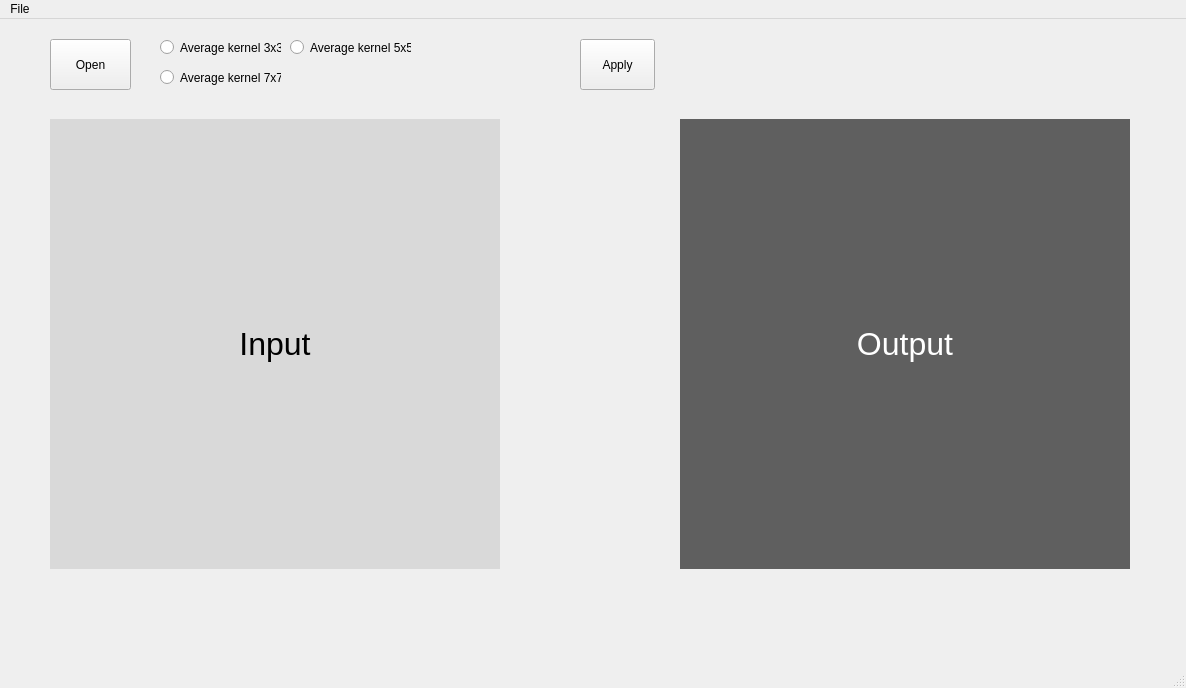
<?xml version="1.0" encoding="UTF-8"?>
<ui version="4.0">
 <class>MainWindow</class>
 <widget class="QMainWindow" name="MainWindow">
  <property name="geometry">
   <rect>
    <x>0</x>
    <y>0</y>
    <width>1186</width>
    <height>688</height>
   </rect>
  </property>
  <property name="windowTitle">
   <string>My Test Window</string>
  </property>
  <widget class="QWidget" name="centralwidget">
   <widget class="QPushButton" name="btn_open">
    <property name="geometry">
     <rect>
      <x>50</x>
      <y>20</y>
      <width>81</width>
      <height>51</height>
     </rect>
    </property>
    <property name="text">
     <string>Open</string>
    </property>
   </widget>
   <widget class="QLabel" name="lbl_input_image">
    <property name="geometry">
     <rect>
      <x>50</x>
      <y>100</y>
      <width>450</width>
      <height>450</height>
     </rect>
    </property>
    <property name="palette">
     <palette>
      <active>
       <colorrole role="WindowText">
        <brush brushstyle="SolidPattern">
         <color alpha="255">
          <red>0</red>
          <green>0</green>
          <blue>0</blue>
         </color>
        </brush>
       </colorrole>
       <colorrole role="Button">
        <brush brushstyle="SolidPattern">
         <color alpha="255">
          <red>217</red>
          <green>217</green>
          <blue>217</blue>
         </color>
        </brush>
       </colorrole>
       <colorrole role="Light">
        <brush brushstyle="SolidPattern">
         <color alpha="255">
          <red>255</red>
          <green>255</green>
          <blue>255</blue>
         </color>
        </brush>
       </colorrole>
       <colorrole role="Midlight">
        <brush brushstyle="SolidPattern">
         <color alpha="255">
          <red>236</red>
          <green>236</green>
          <blue>236</blue>
         </color>
        </brush>
       </colorrole>
       <colorrole role="Dark">
        <brush brushstyle="SolidPattern">
         <color alpha="255">
          <red>108</red>
          <green>108</green>
          <blue>108</blue>
         </color>
        </brush>
       </colorrole>
       <colorrole role="Mid">
        <brush brushstyle="SolidPattern">
         <color alpha="255">
          <red>145</red>
          <green>145</green>
          <blue>145</blue>
         </color>
        </brush>
       </colorrole>
       <colorrole role="Text">
        <brush brushstyle="SolidPattern">
         <color alpha="255">
          <red>0</red>
          <green>0</green>
          <blue>0</blue>
         </color>
        </brush>
       </colorrole>
       <colorrole role="BrightText">
        <brush brushstyle="SolidPattern">
         <color alpha="255">
          <red>255</red>
          <green>255</green>
          <blue>255</blue>
         </color>
        </brush>
       </colorrole>
       <colorrole role="ButtonText">
        <brush brushstyle="SolidPattern">
         <color alpha="255">
          <red>0</red>
          <green>0</green>
          <blue>0</blue>
         </color>
        </brush>
       </colorrole>
       <colorrole role="Base">
        <brush brushstyle="SolidPattern">
         <color alpha="255">
          <red>255</red>
          <green>255</green>
          <blue>255</blue>
         </color>
        </brush>
       </colorrole>
       <colorrole role="Window">
        <brush brushstyle="SolidPattern">
         <color alpha="255">
          <red>217</red>
          <green>217</green>
          <blue>217</blue>
         </color>
        </brush>
       </colorrole>
       <colorrole role="Shadow">
        <brush brushstyle="SolidPattern">
         <color alpha="255">
          <red>0</red>
          <green>0</green>
          <blue>0</blue>
         </color>
        </brush>
       </colorrole>
       <colorrole role="AlternateBase">
        <brush brushstyle="SolidPattern">
         <color alpha="255">
          <red>236</red>
          <green>236</green>
          <blue>236</blue>
         </color>
        </brush>
       </colorrole>
       <colorrole role="ToolTipBase">
        <brush brushstyle="SolidPattern">
         <color alpha="255">
          <red>255</red>
          <green>255</green>
          <blue>220</blue>
         </color>
        </brush>
       </colorrole>
       <colorrole role="ToolTipText">
        <brush brushstyle="SolidPattern">
         <color alpha="255">
          <red>0</red>
          <green>0</green>
          <blue>0</blue>
         </color>
        </brush>
       </colorrole>
      </active>
      <inactive>
       <colorrole role="WindowText">
        <brush brushstyle="SolidPattern">
         <color alpha="255">
          <red>0</red>
          <green>0</green>
          <blue>0</blue>
         </color>
        </brush>
       </colorrole>
       <colorrole role="Button">
        <brush brushstyle="SolidPattern">
         <color alpha="255">
          <red>217</red>
          <green>217</green>
          <blue>217</blue>
         </color>
        </brush>
       </colorrole>
       <colorrole role="Light">
        <brush brushstyle="SolidPattern">
         <color alpha="255">
          <red>255</red>
          <green>255</green>
          <blue>255</blue>
         </color>
        </brush>
       </colorrole>
       <colorrole role="Midlight">
        <brush brushstyle="SolidPattern">
         <color alpha="255">
          <red>236</red>
          <green>236</green>
          <blue>236</blue>
         </color>
        </brush>
       </colorrole>
       <colorrole role="Dark">
        <brush brushstyle="SolidPattern">
         <color alpha="255">
          <red>108</red>
          <green>108</green>
          <blue>108</blue>
         </color>
        </brush>
       </colorrole>
       <colorrole role="Mid">
        <brush brushstyle="SolidPattern">
         <color alpha="255">
          <red>145</red>
          <green>145</green>
          <blue>145</blue>
         </color>
        </brush>
       </colorrole>
       <colorrole role="Text">
        <brush brushstyle="SolidPattern">
         <color alpha="255">
          <red>0</red>
          <green>0</green>
          <blue>0</blue>
         </color>
        </brush>
       </colorrole>
       <colorrole role="BrightText">
        <brush brushstyle="SolidPattern">
         <color alpha="255">
          <red>255</red>
          <green>255</green>
          <blue>255</blue>
         </color>
        </brush>
       </colorrole>
       <colorrole role="ButtonText">
        <brush brushstyle="SolidPattern">
         <color alpha="255">
          <red>0</red>
          <green>0</green>
          <blue>0</blue>
         </color>
        </brush>
       </colorrole>
       <colorrole role="Base">
        <brush brushstyle="SolidPattern">
         <color alpha="255">
          <red>255</red>
          <green>255</green>
          <blue>255</blue>
         </color>
        </brush>
       </colorrole>
       <colorrole role="Window">
        <brush brushstyle="SolidPattern">
         <color alpha="255">
          <red>217</red>
          <green>217</green>
          <blue>217</blue>
         </color>
        </brush>
       </colorrole>
       <colorrole role="Shadow">
        <brush brushstyle="SolidPattern">
         <color alpha="255">
          <red>0</red>
          <green>0</green>
          <blue>0</blue>
         </color>
        </brush>
       </colorrole>
       <colorrole role="AlternateBase">
        <brush brushstyle="SolidPattern">
         <color alpha="255">
          <red>236</red>
          <green>236</green>
          <blue>236</blue>
         </color>
        </brush>
       </colorrole>
       <colorrole role="ToolTipBase">
        <brush brushstyle="SolidPattern">
         <color alpha="255">
          <red>255</red>
          <green>255</green>
          <blue>220</blue>
         </color>
        </brush>
       </colorrole>
       <colorrole role="ToolTipText">
        <brush brushstyle="SolidPattern">
         <color alpha="255">
          <red>0</red>
          <green>0</green>
          <blue>0</blue>
         </color>
        </brush>
       </colorrole>
      </inactive>
      <disabled>
       <colorrole role="WindowText">
        <brush brushstyle="SolidPattern">
         <color alpha="255">
          <red>108</red>
          <green>108</green>
          <blue>108</blue>
         </color>
        </brush>
       </colorrole>
       <colorrole role="Button">
        <brush brushstyle="SolidPattern">
         <color alpha="255">
          <red>217</red>
          <green>217</green>
          <blue>217</blue>
         </color>
        </brush>
       </colorrole>
       <colorrole role="Light">
        <brush brushstyle="SolidPattern">
         <color alpha="255">
          <red>255</red>
          <green>255</green>
          <blue>255</blue>
         </color>
        </brush>
       </colorrole>
       <colorrole role="Midlight">
        <brush brushstyle="SolidPattern">
         <color alpha="255">
          <red>236</red>
          <green>236</green>
          <blue>236</blue>
         </color>
        </brush>
       </colorrole>
       <colorrole role="Dark">
        <brush brushstyle="SolidPattern">
         <color alpha="255">
          <red>108</red>
          <green>108</green>
          <blue>108</blue>
         </color>
        </brush>
       </colorrole>
       <colorrole role="Mid">
        <brush brushstyle="SolidPattern">
         <color alpha="255">
          <red>145</red>
          <green>145</green>
          <blue>145</blue>
         </color>
        </brush>
       </colorrole>
       <colorrole role="Text">
        <brush brushstyle="SolidPattern">
         <color alpha="255">
          <red>108</red>
          <green>108</green>
          <blue>108</blue>
         </color>
        </brush>
       </colorrole>
       <colorrole role="BrightText">
        <brush brushstyle="SolidPattern">
         <color alpha="255">
          <red>255</red>
          <green>255</green>
          <blue>255</blue>
         </color>
        </brush>
       </colorrole>
       <colorrole role="ButtonText">
        <brush brushstyle="SolidPattern">
         <color alpha="255">
          <red>108</red>
          <green>108</green>
          <blue>108</blue>
         </color>
        </brush>
       </colorrole>
       <colorrole role="Base">
        <brush brushstyle="SolidPattern">
         <color alpha="255">
          <red>217</red>
          <green>217</green>
          <blue>217</blue>
         </color>
        </brush>
       </colorrole>
       <colorrole role="Window">
        <brush brushstyle="SolidPattern">
         <color alpha="255">
          <red>217</red>
          <green>217</green>
          <blue>217</blue>
         </color>
        </brush>
       </colorrole>
       <colorrole role="Shadow">
        <brush brushstyle="SolidPattern">
         <color alpha="255">
          <red>0</red>
          <green>0</green>
          <blue>0</blue>
         </color>
        </brush>
       </colorrole>
       <colorrole role="AlternateBase">
        <brush brushstyle="SolidPattern">
         <color alpha="255">
          <red>217</red>
          <green>217</green>
          <blue>217</blue>
         </color>
        </brush>
       </colorrole>
       <colorrole role="ToolTipBase">
        <brush brushstyle="SolidPattern">
         <color alpha="255">
          <red>255</red>
          <green>255</green>
          <blue>220</blue>
         </color>
        </brush>
       </colorrole>
       <colorrole role="ToolTipText">
        <brush brushstyle="SolidPattern">
         <color alpha="255">
          <red>0</red>
          <green>0</green>
          <blue>0</blue>
         </color>
        </brush>
       </colorrole>
      </disabled>
     </palette>
    </property>
    <property name="font">
     <font>
      <pointsize>24</pointsize>
     </font>
    </property>
    <property name="autoFillBackground">
     <bool>true</bool>
    </property>
    <property name="text">
     <string>Input</string>
    </property>
    <property name="scaledContents">
     <bool>true</bool>
    </property>
    <property name="alignment">
     <set>Qt::AlignCenter</set>
    </property>
    <property name="wordWrap">
     <bool>true</bool>
    </property>
   </widget>
   <widget class="QLabel" name="lbl_output_image">
    <property name="geometry">
     <rect>
      <x>680</x>
      <y>100</y>
      <width>450</width>
      <height>450</height>
     </rect>
    </property>
    <property name="palette">
     <palette>
      <active>
       <colorrole role="WindowText">
        <brush brushstyle="SolidPattern">
         <color alpha="255">
          <red>255</red>
          <green>255</green>
          <blue>255</blue>
         </color>
        </brush>
       </colorrole>
       <colorrole role="Button">
        <brush brushstyle="SolidPattern">
         <color alpha="255">
          <red>95</red>
          <green>95</green>
          <blue>95</blue>
         </color>
        </brush>
       </colorrole>
       <colorrole role="Light">
        <brush brushstyle="SolidPattern">
         <color alpha="255">
          <red>142</red>
          <green>142</green>
          <blue>142</blue>
         </color>
        </brush>
       </colorrole>
       <colorrole role="Midlight">
        <brush brushstyle="SolidPattern">
         <color alpha="255">
          <red>118</red>
          <green>118</green>
          <blue>118</blue>
         </color>
        </brush>
       </colorrole>
       <colorrole role="Dark">
        <brush brushstyle="SolidPattern">
         <color alpha="255">
          <red>47</red>
          <green>47</green>
          <blue>47</blue>
         </color>
        </brush>
       </colorrole>
       <colorrole role="Mid">
        <brush brushstyle="SolidPattern">
         <color alpha="255">
          <red>63</red>
          <green>63</green>
          <blue>63</blue>
         </color>
        </brush>
       </colorrole>
       <colorrole role="Text">
        <brush brushstyle="SolidPattern">
         <color alpha="255">
          <red>255</red>
          <green>255</green>
          <blue>255</blue>
         </color>
        </brush>
       </colorrole>
       <colorrole role="BrightText">
        <brush brushstyle="SolidPattern">
         <color alpha="255">
          <red>255</red>
          <green>255</green>
          <blue>255</blue>
         </color>
        </brush>
       </colorrole>
       <colorrole role="ButtonText">
        <brush brushstyle="SolidPattern">
         <color alpha="255">
          <red>255</red>
          <green>255</green>
          <blue>255</blue>
         </color>
        </brush>
       </colorrole>
       <colorrole role="Base">
        <brush brushstyle="SolidPattern">
         <color alpha="255">
          <red>0</red>
          <green>0</green>
          <blue>0</blue>
         </color>
        </brush>
       </colorrole>
       <colorrole role="Window">
        <brush brushstyle="SolidPattern">
         <color alpha="255">
          <red>95</red>
          <green>95</green>
          <blue>95</blue>
         </color>
        </brush>
       </colorrole>
       <colorrole role="Shadow">
        <brush brushstyle="SolidPattern">
         <color alpha="255">
          <red>0</red>
          <green>0</green>
          <blue>0</blue>
         </color>
        </brush>
       </colorrole>
       <colorrole role="AlternateBase">
        <brush brushstyle="SolidPattern">
         <color alpha="255">
          <red>47</red>
          <green>47</green>
          <blue>47</blue>
         </color>
        </brush>
       </colorrole>
       <colorrole role="ToolTipBase">
        <brush brushstyle="SolidPattern">
         <color alpha="255">
          <red>255</red>
          <green>255</green>
          <blue>220</blue>
         </color>
        </brush>
       </colorrole>
       <colorrole role="ToolTipText">
        <brush brushstyle="SolidPattern">
         <color alpha="255">
          <red>0</red>
          <green>0</green>
          <blue>0</blue>
         </color>
        </brush>
       </colorrole>
      </active>
      <inactive>
       <colorrole role="WindowText">
        <brush brushstyle="SolidPattern">
         <color alpha="255">
          <red>255</red>
          <green>255</green>
          <blue>255</blue>
         </color>
        </brush>
       </colorrole>
       <colorrole role="Button">
        <brush brushstyle="SolidPattern">
         <color alpha="255">
          <red>95</red>
          <green>95</green>
          <blue>95</blue>
         </color>
        </brush>
       </colorrole>
       <colorrole role="Light">
        <brush brushstyle="SolidPattern">
         <color alpha="255">
          <red>142</red>
          <green>142</green>
          <blue>142</blue>
         </color>
        </brush>
       </colorrole>
       <colorrole role="Midlight">
        <brush brushstyle="SolidPattern">
         <color alpha="255">
          <red>118</red>
          <green>118</green>
          <blue>118</blue>
         </color>
        </brush>
       </colorrole>
       <colorrole role="Dark">
        <brush brushstyle="SolidPattern">
         <color alpha="255">
          <red>47</red>
          <green>47</green>
          <blue>47</blue>
         </color>
        </brush>
       </colorrole>
       <colorrole role="Mid">
        <brush brushstyle="SolidPattern">
         <color alpha="255">
          <red>63</red>
          <green>63</green>
          <blue>63</blue>
         </color>
        </brush>
       </colorrole>
       <colorrole role="Text">
        <brush brushstyle="SolidPattern">
         <color alpha="255">
          <red>255</red>
          <green>255</green>
          <blue>255</blue>
         </color>
        </brush>
       </colorrole>
       <colorrole role="BrightText">
        <brush brushstyle="SolidPattern">
         <color alpha="255">
          <red>255</red>
          <green>255</green>
          <blue>255</blue>
         </color>
        </brush>
       </colorrole>
       <colorrole role="ButtonText">
        <brush brushstyle="SolidPattern">
         <color alpha="255">
          <red>255</red>
          <green>255</green>
          <blue>255</blue>
         </color>
        </brush>
       </colorrole>
       <colorrole role="Base">
        <brush brushstyle="SolidPattern">
         <color alpha="255">
          <red>0</red>
          <green>0</green>
          <blue>0</blue>
         </color>
        </brush>
       </colorrole>
       <colorrole role="Window">
        <brush brushstyle="SolidPattern">
         <color alpha="255">
          <red>95</red>
          <green>95</green>
          <blue>95</blue>
         </color>
        </brush>
       </colorrole>
       <colorrole role="Shadow">
        <brush brushstyle="SolidPattern">
         <color alpha="255">
          <red>0</red>
          <green>0</green>
          <blue>0</blue>
         </color>
        </brush>
       </colorrole>
       <colorrole role="AlternateBase">
        <brush brushstyle="SolidPattern">
         <color alpha="255">
          <red>47</red>
          <green>47</green>
          <blue>47</blue>
         </color>
        </brush>
       </colorrole>
       <colorrole role="ToolTipBase">
        <brush brushstyle="SolidPattern">
         <color alpha="255">
          <red>255</red>
          <green>255</green>
          <blue>220</blue>
         </color>
        </brush>
       </colorrole>
       <colorrole role="ToolTipText">
        <brush brushstyle="SolidPattern">
         <color alpha="255">
          <red>0</red>
          <green>0</green>
          <blue>0</blue>
         </color>
        </brush>
       </colorrole>
      </inactive>
      <disabled>
       <colorrole role="WindowText">
        <brush brushstyle="SolidPattern">
         <color alpha="255">
          <red>47</red>
          <green>47</green>
          <blue>47</blue>
         </color>
        </brush>
       </colorrole>
       <colorrole role="Button">
        <brush brushstyle="SolidPattern">
         <color alpha="255">
          <red>95</red>
          <green>95</green>
          <blue>95</blue>
         </color>
        </brush>
       </colorrole>
       <colorrole role="Light">
        <brush brushstyle="SolidPattern">
         <color alpha="255">
          <red>142</red>
          <green>142</green>
          <blue>142</blue>
         </color>
        </brush>
       </colorrole>
       <colorrole role="Midlight">
        <brush brushstyle="SolidPattern">
         <color alpha="255">
          <red>118</red>
          <green>118</green>
          <blue>118</blue>
         </color>
        </brush>
       </colorrole>
       <colorrole role="Dark">
        <brush brushstyle="SolidPattern">
         <color alpha="255">
          <red>47</red>
          <green>47</green>
          <blue>47</blue>
         </color>
        </brush>
       </colorrole>
       <colorrole role="Mid">
        <brush brushstyle="SolidPattern">
         <color alpha="255">
          <red>63</red>
          <green>63</green>
          <blue>63</blue>
         </color>
        </brush>
       </colorrole>
       <colorrole role="Text">
        <brush brushstyle="SolidPattern">
         <color alpha="255">
          <red>47</red>
          <green>47</green>
          <blue>47</blue>
         </color>
        </brush>
       </colorrole>
       <colorrole role="BrightText">
        <brush brushstyle="SolidPattern">
         <color alpha="255">
          <red>255</red>
          <green>255</green>
          <blue>255</blue>
         </color>
        </brush>
       </colorrole>
       <colorrole role="ButtonText">
        <brush brushstyle="SolidPattern">
         <color alpha="255">
          <red>47</red>
          <green>47</green>
          <blue>47</blue>
         </color>
        </brush>
       </colorrole>
       <colorrole role="Base">
        <brush brushstyle="SolidPattern">
         <color alpha="255">
          <red>95</red>
          <green>95</green>
          <blue>95</blue>
         </color>
        </brush>
       </colorrole>
       <colorrole role="Window">
        <brush brushstyle="SolidPattern">
         <color alpha="255">
          <red>95</red>
          <green>95</green>
          <blue>95</blue>
         </color>
        </brush>
       </colorrole>
       <colorrole role="Shadow">
        <brush brushstyle="SolidPattern">
         <color alpha="255">
          <red>0</red>
          <green>0</green>
          <blue>0</blue>
         </color>
        </brush>
       </colorrole>
       <colorrole role="AlternateBase">
        <brush brushstyle="SolidPattern">
         <color alpha="255">
          <red>95</red>
          <green>95</green>
          <blue>95</blue>
         </color>
        </brush>
       </colorrole>
       <colorrole role="ToolTipBase">
        <brush brushstyle="SolidPattern">
         <color alpha="255">
          <red>255</red>
          <green>255</green>
          <blue>220</blue>
         </color>
        </brush>
       </colorrole>
       <colorrole role="ToolTipText">
        <brush brushstyle="SolidPattern">
         <color alpha="255">
          <red>0</red>
          <green>0</green>
          <blue>0</blue>
         </color>
        </brush>
       </colorrole>
      </disabled>
     </palette>
    </property>
    <property name="font">
     <font>
      <pointsize>24</pointsize>
     </font>
    </property>
    <property name="autoFillBackground">
     <bool>true</bool>
    </property>
    <property name="text">
     <string>Output</string>
    </property>
    <property name="scaledContents">
     <bool>true</bool>
    </property>
    <property name="alignment">
     <set>Qt::AlignCenter</set>
    </property>
    <property name="wordWrap">
     <bool>true</bool>
    </property>
   </widget>
   <widget class="QPushButton" name="btn_apply">
    <property name="geometry">
     <rect>
      <x>580</x>
      <y>20</y>
      <width>75</width>
      <height>51</height>
     </rect>
    </property>
    <property name="text">
     <string>Apply</string>
    </property>
   </widget>
   <widget class="QRadioButton" name="radioButton">
    <property name="geometry">
     <rect>
      <x>160</x>
      <y>20</y>
      <width>121</width>
      <height>17</height>
     </rect>
    </property>
    <property name="text">
     <string>Average kernel 3x3</string>
    </property>
   </widget>
   <widget class="QRadioButton" name="radioButton_2">
    <property name="geometry">
     <rect>
      <x>160</x>
      <y>50</y>
      <width>121</width>
      <height>17</height>
     </rect>
    </property>
    <property name="text">
     <string>Average kernel 7x7</string>
    </property>
   </widget>
   <widget class="QRadioButton" name="radioButton_3">
    <property name="geometry">
     <rect>
      <x>290</x>
      <y>20</y>
      <width>121</width>
      <height>17</height>
     </rect>
    </property>
    <property name="text">
     <string>Average kernel 5x5</string>
    </property>
   </widget>
  </widget>
  <widget class="QMenuBar" name="menubar">
   <property name="geometry">
    <rect>
     <x>0</x>
     <y>0</y>
     <width>1186</width>
     <height>21</height>
    </rect>
   </property>
   <widget class="QMenu" name="menuFile">
    <property name="title">
     <string>File</string>
    </property>
    <addaction name="actionOpen"/>
    <addaction name="actionExit"/>
   </widget>
   <addaction name="menuFile"/>
  </widget>
  <widget class="QStatusBar" name="statusbar"/>
  <action name="actionOpen">
   <property name="text">
    <string>Open</string>
   </property>
  </action>
  <action name="actionExit">
   <property name="text">
    <string>Exit</string>
   </property>
  </action>
 </widget>
 <resources/>
 <connections>
  <connection>
   <sender>actionExit</sender>
   <signal>triggered()</signal>
   <receiver>MainWindow</receiver>
   <slot>close()</slot>
   <hints>
    <hint type="sourcelabel">
     <x>-1</x>
     <y>-1</y>
    </hint>
    <hint type="destinationlabel">
     <x>592</x>
     <y>343</y>
    </hint>
   </hints>
  </connection>
 </connections>
</ui>
